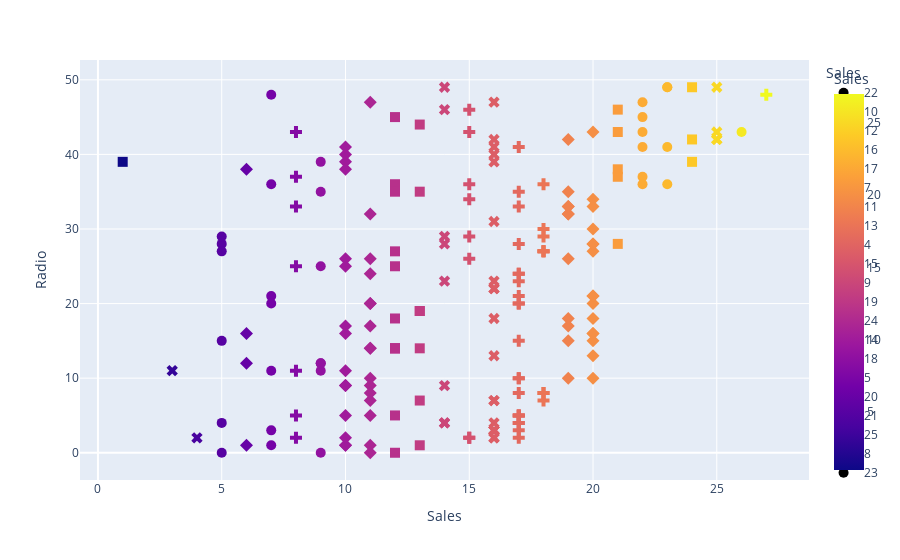

Write notebook code for a chart like this one.
### Code cell
fig = px.scatter(df, y="Radio", x="Sales", color="Sales", symbol="Sales")
fig.update_traces(marker_size=10)
fig.show()

### Figure 1 — Plotly figure (JSON) as saved in the notebook; plotly's stock layout.template omitted (floating-point values rounded to 4 significant figures)
{"data": [{"hovertemplate": "Sales=%{marker.color}<br>Radio=%{y}<extra></extra>", "legendgroup": "22", "marker": {"color": [22, 22, 22, 22, 22, 22], "coloraxis": "coloraxis", "size": 10, "symbol": "circle"}, "mode": "markers", "name": "22", "orientation": "v", "showlegend": true, "type": "scatter", "x": [22, 22, 22, 22, 22, 22], "xaxis": "x", "y": [37, 47, 41, 43, 36, 45], "yaxis": "y"}, {"hovertemplate": "Sales=%{marker.color}<br>Radio=%{y}<extra></extra>", "legendgroup": "10", "marker": {"color": [10, 10, 10, 10, 10, 10, 10, 10, 10, 10, 10, 10, 10, 10, 10], "coloraxis": "coloraxis", "size": 10, "symbol": "diamond"}, "mode": "markers", "name": "10", "orientation": "v", "showlegend": true, "type": "scatter", "x": [10, 10, 10, 10, 10, 10, 10, 10, 10, 10, 10, 10, 10, 10, 10], "xaxis": "x", "y": [39, 16, 26, 9, 9, 11, 38, 17, 5, 1, 40, 25, 1, 2, 41], "yaxis": "y"}, {"hovertemplate": "Sales=%{marker.color}<br>Radio=%{y}<extra></extra>", "legendgroup": "12", "marker": {"color": [12, 12, 12, 12, 12, 12, 12, 12, 12, 12, 12], "coloraxis": "coloraxis", "size": 10, "symbol": "square"}, "mode": "markers", "name": "12", "orientation": "v", "showlegend": true, "type": "scatter", "x": [12, 12, 12, 12, 12, 12, 12, 12, 12, 12, 12], "xaxis": "x", "y": [45, 5, 36, 14, 27, 25, 0, 35, 14, 14, 18], "yaxis": "y"}, {"hovertemplate": "Sales=%{marker.color}<br>Radio=%{y}<extra></extra>", "legendgroup": "16", "marker": {"color": [16, 16, 16, 16, 16, 16, 16, 16, 16, 16, 16, 16, 16, 16, 16, 16, 16, 16, 16, 16], "coloraxis": "coloraxis", "size": 10, "symbol": "x"}, "mode": "markers", "name": "16", "orientation": "v", "showlegend": true, "type": "scatter", "x": [16, 16, 16, 16, 16, 16, 16, 16, 16, 16, 16, 16, 16, 16, 16, 16, 16, 16, 16, 16], "xaxis": "x", "y": [41, 22, 22, 3, 42, 40, 47, 31, 3, 4, 2, 13, 23, 39, 18, 3, 7, 3, 7, 2], "yaxis": "y"}, {"hovertemplate": "Sales=%{marker.color}<br>Radio=%{y}<extra></extra>", "legendgroup": "17", "marker": {"color": [17, 17, 17, 17, 17, 17, 17, 17, 17, 17, 17, 17, 17, 17, 17, 17, 17, 17, 17, 17, 17], "coloraxis": "coloraxis", "size": 10, "symbol": "cross"}, "mode": "markers", "name": "17", "orientation": "v", "showlegend": true, "type": "scatter", "x": [17, 17, 17, 17, 17, 17, 17, 17, 17, 17, 17, 17, 17, 17, 17, 17, 17, 17, 17, 17, 17], "xaxis": "x", "y": [10, 24, 5, 3, 20, 4, 33, 8, 24, 4, 41, 15, 2, 5, 23, 20, 10, 5, 21, 28, 35], "yaxis": "y"}, {"hovertemplate": "Sales=%{marker.color}<br>Radio=%{y}<extra></extra>", "legendgroup": "7", "marker": {"color": [7, 7, 7, 7, 7, 7, 7], "coloraxis": "coloraxis", "size": 10, "symbol": "circle"}, "mode": "markers", "name": "7", "orientation": "v", "showlegend": true, "type": "scatter", "x": [7, 7, 7, 7, 7, 7, 7], "xaxis": "x", "y": [48, 1, 11, 21, 36, 20, 3], "yaxis": "y"}, {"hovertemplate": "Sales=%{marker.color}<br>Radio=%{y}<extra></extra>", "legendgroup": "11", "marker": {"color": [11, 11, 11, 11, 11, 11, 11, 11, 11, 11, 11, 11, 11, 11, 11, 11], "coloraxis": "coloraxis", "size": 10, "symbol": "diamond"}, "mode": "markers", "name": "11", "orientation": "v", "showlegend": true, "type": "scatter", "x": [11, 11, 11, 11, 11, 11, 11, 11, 11, 11, 11, 11, 11, 11, 11, 11], "xaxis": "x", "y": [32, 20, 17, 1, 9, 24, 5, 7, 26, 20, 14, 0, 47, 8, 14, 10], "yaxis": "y"}, {"hovertemplate": "Sales=%{marker.color}<br>Radio=%{y}<extra></extra>", "legendgroup": "13", "marker": {"color": [13, 13, 13, 13, 13, 13, 13], "coloraxis": "coloraxis", "size": 10, "symbol": "square"}, "mode": "markers", "name": "13", "orientation": "v", "showlegend": true, "type": "scatter", "x": [13, 13, 13, 13, 13, 13, 13], "xaxis": "x", "y": [19, 7, 1, 19, 14, 44, 35], "yaxis": "y"}, {"hovertemplate": "Sales=%{marker.color}<br>Radio=%{y}<extra></extra>", "legendgroup": "4", "marker": {"color": [4], "coloraxis": "coloraxis", "size": 10, "symbol": "x"}, "mode": "markers", "name": "4", "orientation": "v", "showlegend": true, "type": "scatter", "x": [4], "xaxis": "x", "y": [2], "yaxis": "y"}, {"hovertemplate": "Sales=%{marker.color}<br>Radio=%{y}<extra></extra>", "legendgroup": "15", "marker": {"color": [15, 15, 15, 15, 15, 15, 15, 15], "coloraxis": "coloraxis", "size": 10, "symbol": "cross"}, "mode": "markers", "name": "15", "orientation": "v", "showlegend": true, "type": "scatter", "x": [15, 15, 15, 15, 15, 15, 15, 15], "xaxis": "x", "y": [2, 29, 46, 36, 26, 34, 43, 2], "yaxis": "y"}, {"hovertemplate": "Sales=%{marker.color}<br>Radio=%{y}<extra></extra>", "legendgroup": "9", "marker": {"color": [9, 9, 9, 9, 9, 9, 9], "coloraxis": "coloraxis", "size": 10, "symbol": "circle"}, "mode": "markers", "name": "9", "orientation": "v", "showlegend": true, "type": "scatter", "x": [9, 9, 9, 9, 9, 9, 9], "xaxis": "x", "y": [35, 12, 11, 0, 12, 39, 25], "yaxis": "y"}, {"hovertemplate": "Sales=%{marker.color}<br>Radio=%{y}<extra></extra>", "legendgroup": "19", "marker": {"color": [19, 19, 19, 19, 19, 19, 19, 19, 19, 19, 19], "coloraxis": "coloraxis", "size": 10, "symbol": "diamond"}, "mode": "markers", "name": "19", "orientation": "v", "showlegend": true, "type": "scatter", "x": [19, 19, 19, 19, 19, 19, 19, 19, 19, 19, 19], "xaxis": "x", "y": [32, 15, 33, 10, 17, 26, 32, 33, 35, 18, 42], "yaxis": "y"}, {"hovertemplate": "Sales=%{marker.color}<br>Radio=%{y}<extra></extra>", "legendgroup": "24", "marker": {"color": [24, 24, 24], "coloraxis": "coloraxis", "size": 10, "symbol": "square"}, "mode": "markers", "name": "24", "orientation": "v", "showlegend": true, "type": "scatter", "x": [24, 24, 24], "xaxis": "x", "y": [39, 42, 49], "yaxis": "y"}, {"hovertemplate": "Sales=%{marker.color}<br>Radio=%{y}<extra></extra>", "legendgroup": "14", "marker": {"color": [14, 14, 14, 14, 14, 14, 14, 14], "coloraxis": "coloraxis", "size": 10, "symbol": "x"}, "mode": "markers", "name": "14", "orientation": "v", "showlegend": true, "type": "scatter", "x": [14, 14, 14, 14, 14, 14, 14, 14], "xaxis": "x", "y": [23, 49, 29, 28, 4, 46, 4, 9], "yaxis": "y"}, {"hovertemplate": "Sales=%{marker.color}<br>Radio=%{y}<extra></extra>", "legendgroup": "18", "marker": {"color": [18, 18, 18, 18, 18, 18, 18, 18, 18], "coloraxis": "coloraxis", "size": 10, "symbol": "cross"}, "mode": "markers", "name": "18", "orientation": "v", "showlegend": true, "type": "scatter", "x": [18, 18, 18, 18, 18, 18, 18, 18, 18], "xaxis": "x", "y": [27, 27, 29, 27, 30, 8, 7, 36, 8], "yaxis": "y"}, {"hovertemplate": "Sales=%{marker.color}<br>Radio=%{y}<extra></extra>", "legendgroup": "5", "marker": {"color": [5, 5, 5, 5, 5, 5], "coloraxis": "coloraxis", "size": 10, "symbol": "circle"}, "mode": "markers", "name": "5", "orientation": "v", "showlegend": true, "type": "scatter", "x": [5, 5, 5, 5, 5, 5], "xaxis": "x", "y": [15, 28, 29, 0, 27, 4], "yaxis": "y"}, {"hovertemplate": "Sales=%{marker.color}<br>Radio=%{y}<extra></extra>", "legendgroup": "20", "marker": {"color": [20, 20, 20, 20, 20, 20, 20, 20, 20, 20, 20, 20, 20, 20, 20, 20], "coloraxis": "coloraxis", "size": 10, "symbol": "diamond"}, "mode": "markers", "name": "20", "orientation": "v", "showlegend": true, "type": "scatter", "x": [20, 20, 20, 20, 20, 20, 20, 20, 20, 20, 20, 20, 20, 20, 20, 20], "xaxis": "x", "y": [16, 16, 27, 28, 15, 18, 21, 34, 20, 28, 43, 33, 21, 10, 30, 13], "yaxis": "y"}, {"hovertemplate": "Sales=%{marker.color}<br>Radio=%{y}<extra></extra>", "legendgroup": "21", "marker": {"color": [21, 21, 21, 21, 21], "coloraxis": "coloraxis", "size": 10, "symbol": "square"}, "mode": "markers", "name": "21", "orientation": "v", "showlegend": true, "type": "scatter", "x": [21, 21, 21, 21, 21], "xaxis": "x", "y": [28, 37, 46, 43, 38], "yaxis": "y"}, {"hovertemplate": "Sales=%{marker.color}<br>Radio=%{y}<extra></extra>", "legendgroup": "25", "marker": {"color": [25, 25, 25, 25], "coloraxis": "coloraxis", "size": 10, "symbol": "x"}, "mode": "markers", "name": "25", "orientation": "v", "showlegend": true, "type": "scatter", "x": [25, 25, 25, 25], "xaxis": "x", "y": [43, 42, 49, 42], "yaxis": "y"}, {"hovertemplate": "Sales=%{marker.color}<br>Radio=%{y}<extra></extra>", "legendgroup": "8", "marker": {"color": [8, 8, 8, 8, 8, 8, 8], "coloraxis": "coloraxis", "size": 10, "symbol": "cross"}, "mode": "markers", "name": "8", "orientation": "v", "showlegend": true, "type": "scatter", "x": [8, 8, 8, 8, 8, 8, 8], "xaxis": "x", "y": [25, 2, 33, 43, 37, 11, 5], "yaxis": "y"}, {"hovertemplate": "Sales=%{marker.color}<br>Radio=%{y}<extra></extra>", "legendgroup": "23", "marker": {"color": [23, 23, 23, 23], "coloraxis": "coloraxis", "size": 10, "symbol": "circle"}, "mode": "markers", "name": "23", "orientation": "v", "showlegend": true, "type": "scatter", "x": [23, 23, 23, 23], "xaxis": "x", "y": [41, 49, 49, 36], "yaxis": "y"}, {"hovertemplate": "Sales=%{marker.color}<br>Radio=%{y}<extra></extra>", "legendgroup": "6", "marker": {"color": [6, 6, 6, 6], "coloraxis": "coloraxis", "size": 10, "symbol": "diamond"}, "mode": "markers", "name": "6", "orientation": "v", "showlegend": true, "type": "scatter", "x": [6, 6, 6, 6], "xaxis": "x", "y": [1, 16, 38, 12], "yaxis": "y"}, {"hovertemplate": "Sales=%{marker.color}<br>Radio=%{y}<extra></extra>", "legendgroup": "1", "marker": {"color": [1], "coloraxis": "coloraxis", "size": 10, "symbol": "square"}, "mode": "markers", "name": "1", "orientation": "v", "showlegend": true, "type": "scatter", "x": [1], "xaxis": "x", "y": [39], "yaxis": "y"}, {"hovertemplate": "Sales=%{marker.color}<br>Radio=%{y}<extra></extra>", "legendgroup": "3", "marker": {"color": [3], "coloraxis": "coloraxis", "size": 10, "symbol": "x"}, "mode": "markers", "name": "3", "orientation": "v", "showlegend": true, "type": "scatter", "x": [3], "xaxis": "x", "y": [11], "yaxis": "y"}, {"hovertemplate": "Sales=%{marker.color}<br>Radio=%{y}<extra></extra>", "legendgroup": "27", "marker": {"color": [27], "coloraxis": "coloraxis", "size": 10, "symbol": "cross"}, "mode": "markers", "name": "27", "orientation": "v", "showlegend": true, "type": "scatter", "x": [27], "xaxis": "x", "y": [48], "yaxis": "y"}, {"hovertemplate": "Sales=%{marker.color}<br>Radio=%{y}<extra></extra>", "legendgroup": "26", "marker": {"color": [26], "coloraxis": "coloraxis", "size": 10, "symbol": "circle"}, "mode": "markers", "name": "26", "orientation": "v", "showlegend": true, "type": "scatter", "x": [26], "xaxis": "x", "y": [43], "yaxis": "y"}], "layout": {"autosize": true, "coloraxis": {"colorbar": {"title": {"text": "Sales"}}, "colorscale": [[0, "#0d0887"], [0.1111, "#46039f"], [0.2222, "#7201a8"], [0.3333, "#9c179e"], [0.4444, "#bd3786"], [0.5556, "#d8576b"], [0.6667, "#ed7953"], [0.7778, "#fb9f3a"], [0.8889, "#fdca26"], [1, "#f0f921"]]}, "legend": {"title": {"text": "Sales"}, "tracegroupgap": 0}, "margin": {"t": 60}, "xaxis": {"anchor": "y", "autorange": true, "categoryarray": [22, 10, 12, 16, 17, 7, 11, 13, 4, 15, 9, 19, 24, 14, 18, 5, 20, 21, 25, 8, 23, 6, 1, 3, 27, 26], "categoryorder": "array", "domain": [0, 1], "range": [-0.6346, 28.63], "title": {"text": "Sales"}, "type": "linear"}, "yaxis": {"anchor": "x", "autorange": true, "domain": [0, 1], "range": [-4.557, 53.56], "title": {"text": "Radio"}, "type": "linear"}}}
